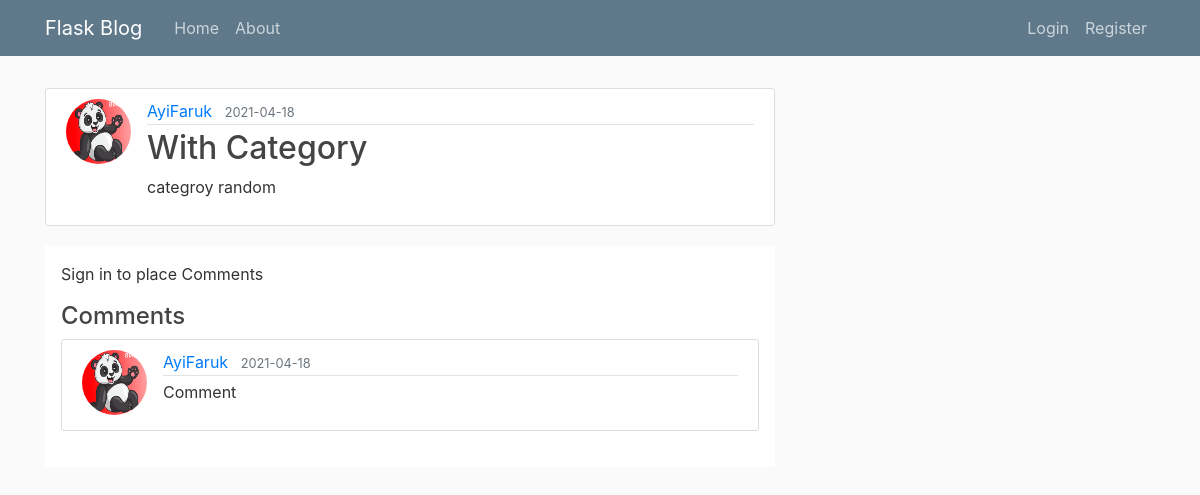
The page /post/2 on the database as committed earlier.
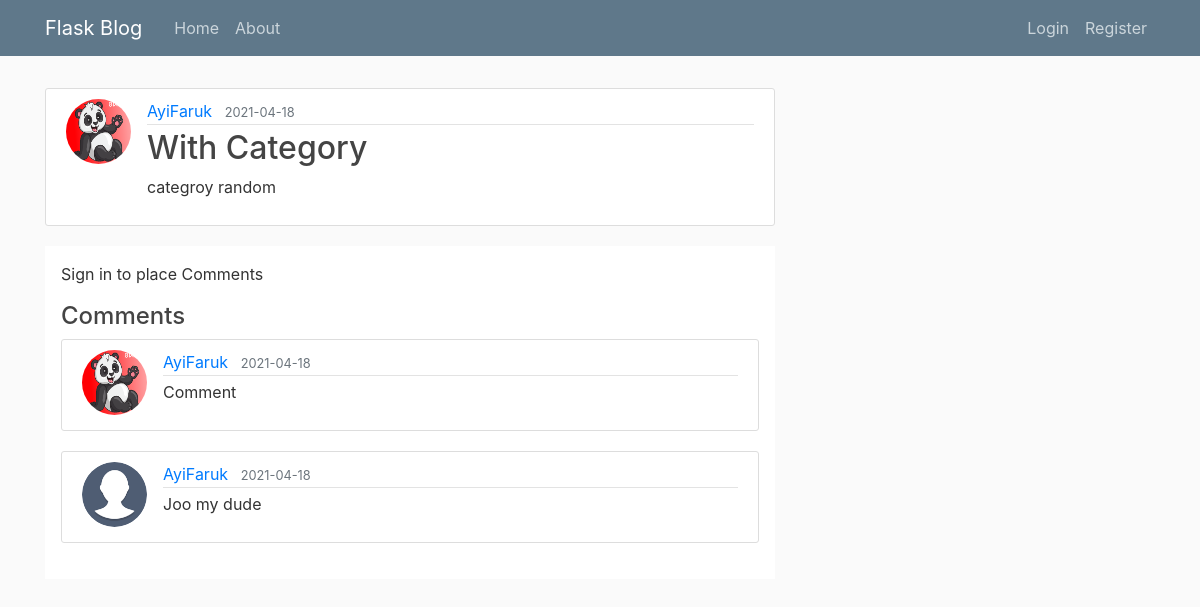
The same page on the database as committed later.
### app/models.py (models this page shows, shortened)
class Comment(db.Model):
    id = db.Column(db.Integer, primary_key=True)
    comment = db.Column(db.String(100), nullable=False)
    date_posted = db.Column(db.DateTime, nullable=False, default=datetime.utcnow)
    user_id = db.Column(db.Integer, db.ForeignKey('user.id'), nullable=False)
    post_id = db.Column(db.Integer, db.ForeignKey('post.id'), nullable=False)

class User(db.Model, UserMixin):
    id = db.Column(db.Integer, primary_key=True)
    username = db.Column(db.String(20), unique=True, nullable=False)
    email = db.Column(db.String(120), unique=True, nullable=False)
    password = db.Column(db.String(120), nullable=False)
    image_file = db.Column(db.String(20), nullable=False, default='default.jpg')
    posts=  db.relationship('Post', backref='author', lazy=True)
    comments=  db.relationship('Comment', backref='authorCom', lazy=True)

### app/posts/routes.py (the view)
@posts.route("/post/<int:post_id>", methods=['GET', 'POST'])
def post(post_id):
    form = CommentForm()                    # Form for posting a Comment
    post = Post.query.get_or_404(post_id)   # Get the Post or return 404 if post not exist
    if form.validate_on_submit():
        comment = Comment(comment=form.content.data,thread=post,user_id=current_user.id)
        db.session.add(comment)
        db.session.commit()
        return redirect(url_for('posts.post',post_id=post.id))
    return render_template('post.html', title=post.title, post=post,commentForm=form)

### app/templates/post.html (shortened to what this page needs)
{% extends "layout.html" %}
{% block content %}
  <article class="media content-section">
    <img class="rounded-circle article-img" src="{{ url_for('static', filename='profile_pics/' + post.author.image_file) }}">
    <div class="media-body">
      <div class="article-metadata">
        <a class="mr-2" href="{{ url_for('users.user_posts', username=post.author.username) }}">{{ post.author.username }}</a>
        <small class="text-muted">{{ post.date_posted.strftime('%Y-%m-%d') }}</small>
      </div>
      <h2 class="article-title">{{ post.title }}</h2>
      <p class="article-content">{{ post.content|safe }}</p>
    </div>
  </article>
  <div class="bg-white p-3">
      {% if current_user.is_authenticated %}
      <form method="POST" action="">
          {{ commentForm.hidden_tag() }}
          <fieldset class="form-group">
              <legend class="border-bottom mb-4">Place a Comment</legend>
              <div class="form-group">
                  {{ commentForm.content.label(class="form-control-label") }}
                  {% if commentForm.content.errors %}
                      {{ commentForm.content(class="form-control form-control-lg is-invalid") }}
                      <div class="invalid-feedback">
                          {% for error in commentForm.content.errors %}
                              <span>{{ error }}</span>
                          {% endfor %}
                      </div>
                  {% else %}
                      {{ commentForm.content(class="form-control form-control-lg") }}
                  {% endif %}
              </div>
          </fieldset>
          <div class="form-group">
              {{ commentForm.submit(class="btn btn-outline-info") }}
          </div>
      </form>
      <hr>
      {% else %}
      <p> Sign in to place Comments</p>
      {% endif %}
      <div class="media-body">
        <h4>Comments</h4>
          {% for comment in post.comments %}
          <article class="media content-section">
            <img class="rounded-circle article-img" src="{{ url_for('static', filename='profile_pics/' + comment.authorCom.image_file) }}">
            <div class="media-body">
              <div class="article-metadata">
                <a class="mr-2" href="{{ url_for('users.account_user', userid=post.author.id) }}">{{ post.author.username }}</a>
                <small class="text-muted">{{ comment.date_posted.strftime('%Y-%m-%d') }}</small>
              </div>
              <p class="article-content">{{ comment.comment }}</p>
            </div>
          </article>
        {% endfor %}
      </div>
  </div>
{% endblock content %}

Rows that differ between the two databases and show on the page:
added Comment: image_file (picture), {{ post.author.username }} "AyiFaruk", date_posted "2021-04-18", comment "Joo my dude"
